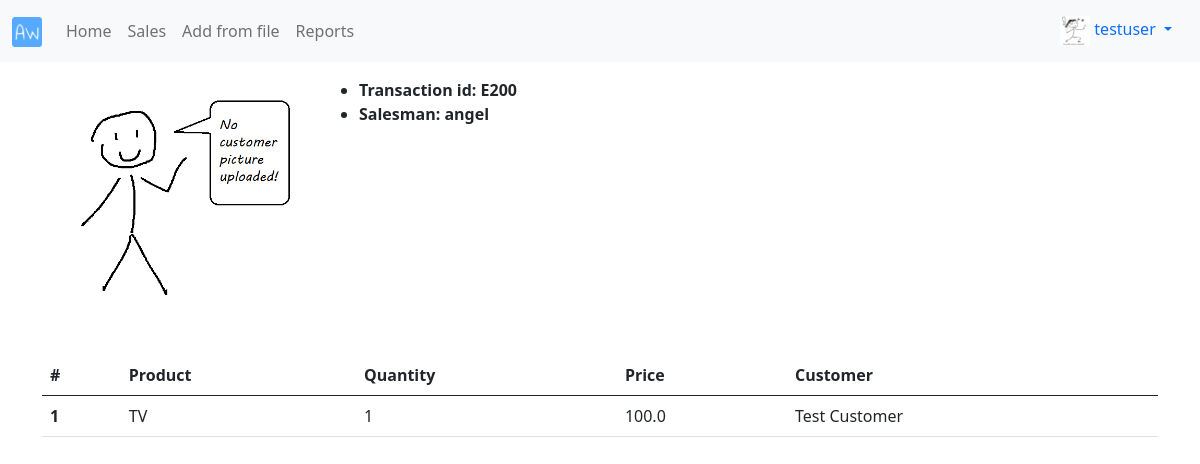
The page /sales/31/ (signed in) on the database its author committed.
### profiles/models.py (models this page shows, shortened)
class Profile(models.Model):
    user = models.OneToOneField(User, on_delete = models.CASCADE)
    bio = models.TextField(default = "no bio...")
    avatar = models.ImageField(upload_to = 'avatars', default = 'no_picture_profile.png')
    created = models.DateTimeField(auto_now_add = True)
    updated = models.DateTimeField(auto_now = True)

### sales/models.py (models this page shows, shortened)
class Sale(models.Model):
    transaction_id = models.CharField(max_length = 12, blank = True)
    positions = models.ManyToManyField(Position)
    total_price = models.FloatField(blank = True, null = True)
    customer = models.ForeignKey(Customer, on_delete = models.CASCADE)
    salesman = models.ForeignKey(Profile, on_delete = models.CASCADE)
    created = models.DateTimeField(blank = True)
    updated = models.DateTimeField(auto_now = True)
    def get_positions(self):
        return self.positions.all()

class Position(models.Model):
    product = models.ForeignKey(Product, on_delete = models.CASCADE)
    quantity = models.PositiveIntegerField()
    price = models.FloatField(blank = True)
    created = models.DateTimeField(blank = True)
    def get_customer_id(self):
        sale_obj = self.sale_set.first()
        return sale_obj.customer.name

### customers/models.py (models this page shows, shortened)
class Customer(models.Model):
    name = models.CharField (max_length = 120)
    logo = models.ImageField(upload_to = 'customers', default = 'no_picture_customer.png')

### products/models.py (models this page shows, shortened)
class Product(models.Model):
    name = models.CharField(max_length = 120)
    image = models.ImageField(upload_to = 'products', default = 'no_picture_product.png')
    price = models.FloatField(help_text = "in US dollars $")
    created = models.DateTimeField(auto_now_add = True)
    updated = models.DateTimeField(auto_now_add = True)

### sales/views.py (the view)
# urls.py: path('sales/<pk>/', sale_detail_view, name = 'detail'),
def sale_detail_view(request, **kwargs):
    pk = kwargs.get('pk')
    obj = Sale.objects.get(pk = pk)
    return render(request, 'sales/detail.html', {'object': obj})

### sales/templates/sales/detail.html (shortened to what this page needs)
{% extends 'base.html' %}
{% block content %}
<div class="row mt-3 mb-3">
    <div class="col-3">
        <img src="{{object.customer.logo.url}}" class="img-fluid" alt="{{object.customer.name}}">
    </div>
    <div class="col-9">
        <ul>
            <li><b>Transaction id: {{object.transaction_id}}</b></li>
            <li><b>Salesman: {{object.salesman.user.username}}</b></li>
        </ul>
    </div>
</div>
<table class="table">
    <thead>
      <tr>
        <th scope="col">#</th>
        <th scope="col">Product</th>
        <th scope="col">Quantity</th>
        <th scope="col">Price</th>
        <th scope="col">Customer</th>
      </tr>
    </thead>
    <tbody>
        {% for pos in object.get_positions %}
            <tr>
                <th scope="row">{{forloop.counter}}</th>
                <td>{{pos.product.name}}</td>
                <td>{{pos.quantity}}</td>
                <td>{{pos.price}}</td>
                <td>{{pos.get_customer_id}}</td>
            </tr>
        {% endfor %}
    </tbody>
  </table>
{% endblock content %}

### templates/navbar.html (shortened to what this page needs)
{% load static %}
{% url 'sales:home' as path_to_home %}
{% url 'sales:list' as path_to_sales %}
{% url 'reports:from-file' as path_to_from_file %}
{% url 'reports:main' as path_to_reports %}
<nav class="navbar navbar-expand-lg navbar-light bg-light">
  <div class="container-fluid">
    <a class="navbar-brand" href="{{path_to_home}}"><img src="{% static 'logo.png' %}" class="logo-sm"></a>
    <div class="collapse navbar-collapse" id="navbarNav">
      <ul class="navbar-nav">
        <li class="nav-item">
          <a class="nav-link {% if request.path == path_to_home %}active{% endif%}" href="{{path_to_home}}">Home</a>
        </li>
        <li class="nav-item">
          <a class="nav-link {% if request.path == path_to_sales %}active{% endif%}" href="{{path_to_sales}}">Sales</a>
        </li>
        <li class="nav-item">
          <a class="nav-link {% if request.path == path_to_from_file %}active{% endif%}" href="{{path_to_from_file}}">Add from file</a>
        </li>
        <li class="nav-item">
          <a class="nav-link {% if request.path == path_to_reports %}active{% endif%}" href="{{path_to_reports}}">Reports</a>
        </li>
      </ul>
    </div>
    {% if request.user.is_authenticated %}
      <div class="nav-item dropdown">
        <div class="nav-link dropdown-toggle" id="navbarDropdownMenuLink" role="button" data-bs-toggle="dropdown" aria-expanded="false">
          <img src="{{request.user.profile.avatar.url}}" class="avatar-sm">&nbsp;{{request.user}}
        </div>
      </div>
    {% endif %}
  </div>
</nav>

### static/style.css (style rules this page uses)
.avatar-sm { height: 30px; width: 30px; }
.logo-sm { height: 30px; width: auto; }

### rows shown on the page
Sale: customer.logo (placeholder picture), transaction_id "E200", salesman.user.username "angel"
Position: product.name "TV", quantity "1", price "100.0", get_customer_id "Test Customer"

### other values the page prints
{{ request.user }} "testuser"
